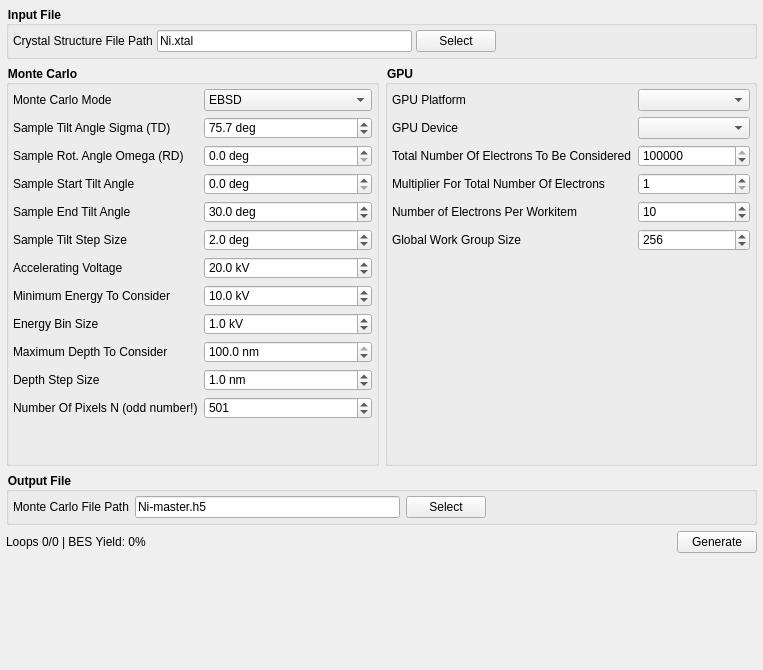
<?xml version="1.0" encoding="UTF-8"?>
<ui version="4.0">
 <class>MonteCarloSimulation_UI</class>
 <widget class="QWidget" name="MonteCarloSimulation_UI">
  <property name="geometry">
   <rect>
    <x>0</x>
    <y>0</y>
    <width>763</width>
    <height>670</height>
   </rect>
  </property>
  <property name="windowTitle">
   <string>Monte Carlo Simulation</string>
  </property>
  <property name="styleSheet">
   <string notr="true">QGroupBox
{
	font-weight: bold;
}</string>
  </property>
  <layout class="QGridLayout" name="gridLayout_7">
   <property name="leftMargin">
    <number>6</number>
   </property>
   <property name="topMargin">
    <number>6</number>
   </property>
   <property name="rightMargin">
    <number>6</number>
   </property>
   <property name="bottomMargin">
    <number>6</number>
   </property>
   <item row="4" column="0" colspan="2">
    <layout class="QHBoxLayout" name="horizontalLayout">
     <item>
      <widget class="QLabel" name="mcProgressLabel">
       <property name="text">
        <string>Loops 0/0 | BES Yield: 0%</string>
       </property>
      </widget>
     </item>
     <item>
      <spacer name="horizontalSpacer_2">
       <property name="orientation">
        <enum>Qt::Horizontal</enum>
       </property>
       <property name="sizeHint" stdset="0">
        <size>
         <width>40</width>
         <height>20</height>
        </size>
       </property>
      </spacer>
     </item>
     <item>
      <widget class="QPushButton" name="createMonteCarloBtn">
       <property name="text">
        <string>Generate</string>
       </property>
      </widget>
     </item>
    </layout>
   </item>
   <item row="5" column="0">
    <spacer name="verticalSpacer_3">
     <property name="orientation">
      <enum>Qt::Vertical</enum>
     </property>
     <property name="sizeHint" stdset="0">
      <size>
       <width>20</width>
       <height>40</height>
      </size>
     </property>
    </spacer>
   </item>
   <item row="2" column="0">
    <widget class="QGroupBox" name="monteCarloGrpBox">
     <property name="title">
      <string>Monte Carlo</string>
     </property>
     <layout class="QGridLayout" name="gridLayout_4" columnstretch="0,0">
      <property name="leftMargin">
       <number>4</number>
      </property>
      <property name="topMargin">
       <number>4</number>
      </property>
      <property name="rightMargin">
       <number>4</number>
      </property>
      <property name="bottomMargin">
       <number>4</number>
      </property>
      <item row="10" column="1">
       <widget class="QDoubleSpinBox" name="depthStepSizeSB">
        <property name="sizePolicy">
         <sizepolicy hsizetype="Preferred" vsizetype="Fixed">
          <horstretch>0</horstretch>
          <verstretch>0</verstretch>
         </sizepolicy>
        </property>
        <property name="suffix">
         <string> nm</string>
        </property>
        <property name="decimals">
         <number>1</number>
        </property>
        <property name="value">
         <double>1.000000000000000</double>
        </property>
       </widget>
      </item>
      <item row="2" column="0">
       <widget class="QLabel" name="sampleRotAngleOmegaLabel">
        <property name="text">
         <string>Sample Rot. Angle Omega (RD)</string>
        </property>
       </widget>
      </item>
      <item row="4" column="1">
       <widget class="QDoubleSpinBox" name="sampleEndTiltAngleSB">
        <property name="sizePolicy">
         <sizepolicy hsizetype="Preferred" vsizetype="Fixed">
          <horstretch>0</horstretch>
          <verstretch>0</verstretch>
         </sizepolicy>
        </property>
        <property name="suffix">
         <string> deg</string>
        </property>
        <property name="decimals">
         <number>1</number>
        </property>
        <property name="singleStep">
         <double>0.100000000000000</double>
        </property>
        <property name="value">
         <double>30.000000000000000</double>
        </property>
       </widget>
      </item>
      <item row="2" column="1">
       <widget class="QDoubleSpinBox" name="sampleRotAngleOmegaSB">
        <property name="sizePolicy">
         <sizepolicy hsizetype="Preferred" vsizetype="Fixed">
          <horstretch>0</horstretch>
          <verstretch>0</verstretch>
         </sizepolicy>
        </property>
        <property name="suffix">
         <string> deg</string>
        </property>
        <property name="decimals">
         <number>1</number>
        </property>
        <property name="singleStep">
         <double>0.100000000000000</double>
        </property>
        <property name="value">
         <double>0.000000000000000</double>
        </property>
       </widget>
      </item>
      <item row="6" column="0">
       <widget class="QLabel" name="cLabel">
        <property name="text">
         <string>Accelerating Voltage</string>
        </property>
       </widget>
      </item>
      <item row="6" column="1">
       <widget class="QDoubleSpinBox" name="acceleratingVoltageSB">
        <property name="sizePolicy">
         <sizepolicy hsizetype="Preferred" vsizetype="Fixed">
          <horstretch>0</horstretch>
          <verstretch>0</verstretch>
         </sizepolicy>
        </property>
        <property name="suffix">
         <string> kV</string>
        </property>
        <property name="decimals">
         <number>1</number>
        </property>
        <property name="singleStep">
         <double>0.100000000000000</double>
        </property>
        <property name="value">
         <double>20.000000000000000</double>
        </property>
       </widget>
      </item>
      <item row="11" column="0">
       <widget class="QLabel" name="gammaLabel_3">
        <property name="text">
         <string>Number Of Pixels N (odd number!)</string>
        </property>
       </widget>
      </item>
      <item row="5" column="0">
       <widget class="QLabel" name="sampleTiltStepSizeLabel">
        <property name="text">
         <string>Sample Tilt Step Size</string>
        </property>
       </widget>
      </item>
      <item row="11" column="1">
       <widget class="QSpinBox" name="numOfPixelsNSB">
        <property name="sizePolicy">
         <sizepolicy hsizetype="Preferred" vsizetype="Fixed">
          <horstretch>0</horstretch>
          <verstretch>0</verstretch>
         </sizepolicy>
        </property>
        <property name="maximum">
         <number>502</number>
        </property>
        <property name="singleStep">
         <number>2</number>
        </property>
        <property name="value">
         <number>501</number>
        </property>
       </widget>
      </item>
      <item row="3" column="0">
       <widget class="QLabel" name="sampleStartTiltAngleLabel">
        <property name="text">
         <string>Sample Start Tilt Angle</string>
        </property>
       </widget>
      </item>
      <item row="4" column="0">
       <widget class="QLabel" name="sampleEndTiltAngleLabel">
        <property name="text">
         <string>Sample End Tilt Angle</string>
        </property>
       </widget>
      </item>
      <item row="7" column="0">
       <widget class="QLabel" name="alphaLabel">
        <property name="text">
         <string>Minimum Energy To Consider</string>
        </property>
       </widget>
      </item>
      <item row="0" column="1">
       <widget class="QComboBox" name="mcModeCB">
        <property name="sizePolicy">
         <sizepolicy hsizetype="Preferred" vsizetype="Fixed">
          <horstretch>0</horstretch>
          <verstretch>0</verstretch>
         </sizepolicy>
        </property>
        <item>
         <property name="text">
          <string>EBSD</string>
         </property>
        </item>
       </widget>
      </item>
      <item row="3" column="1">
       <widget class="QDoubleSpinBox" name="sampleStartTiltAngleSB">
        <property name="sizePolicy">
         <sizepolicy hsizetype="Preferred" vsizetype="Fixed">
          <horstretch>0</horstretch>
          <verstretch>0</verstretch>
         </sizepolicy>
        </property>
        <property name="suffix">
         <string> deg</string>
        </property>
        <property name="decimals">
         <number>1</number>
        </property>
        <property name="singleStep">
         <double>0.100000000000000</double>
        </property>
        <property name="value">
         <double>0.000000000000000</double>
        </property>
       </widget>
      </item>
      <item row="5" column="1">
       <widget class="QDoubleSpinBox" name="sampleTiltStepSizeSB">
        <property name="sizePolicy">
         <sizepolicy hsizetype="Preferred" vsizetype="Fixed">
          <horstretch>0</horstretch>
          <verstretch>0</verstretch>
         </sizepolicy>
        </property>
        <property name="suffix">
         <string> deg</string>
        </property>
        <property name="decimals">
         <number>1</number>
        </property>
        <property name="singleStep">
         <double>0.100000000000000</double>
        </property>
        <property name="value">
         <double>2.000000000000000</double>
        </property>
       </widget>
      </item>
      <item row="0" column="0">
       <widget class="QLabel" name="label">
        <property name="text">
         <string>Monte Carlo Mode</string>
        </property>
       </widget>
      </item>
      <item row="7" column="1">
       <widget class="QDoubleSpinBox" name="minEnergyConsiderSB">
        <property name="sizePolicy">
         <sizepolicy hsizetype="Preferred" vsizetype="Fixed">
          <horstretch>0</horstretch>
          <verstretch>0</verstretch>
         </sizepolicy>
        </property>
        <property name="suffix">
         <string> kV</string>
        </property>
        <property name="decimals">
         <number>1</number>
        </property>
        <property name="value">
         <double>10.000000000000000</double>
        </property>
       </widget>
      </item>
      <item row="8" column="0">
       <widget class="QLabel" name="betaLabel">
        <property name="text">
         <string>Energy Bin Size</string>
        </property>
       </widget>
      </item>
      <item row="8" column="1">
       <widget class="QDoubleSpinBox" name="energyBinSizeSB">
        <property name="sizePolicy">
         <sizepolicy hsizetype="Preferred" vsizetype="Fixed">
          <horstretch>0</horstretch>
          <verstretch>0</verstretch>
         </sizepolicy>
        </property>
        <property name="suffix">
         <string> kV</string>
        </property>
        <property name="decimals">
         <number>1</number>
        </property>
        <property name="value">
         <double>1.000000000000000</double>
        </property>
       </widget>
      </item>
      <item row="9" column="0">
       <widget class="QLabel" name="gammaLabel">
        <property name="text">
         <string>Maximum Depth To Consider</string>
        </property>
       </widget>
      </item>
      <item row="1" column="0">
       <widget class="QLabel" name="sampleTiltAngleSigLabel">
        <property name="text">
         <string>Sample Tilt Angle Sigma (TD)</string>
        </property>
       </widget>
      </item>
      <item row="10" column="0">
       <widget class="QLabel" name="gammaLabel_2">
        <property name="text">
         <string>Depth Step Size</string>
        </property>
       </widget>
      </item>
      <item row="1" column="1">
       <widget class="QDoubleSpinBox" name="sampleTiltAngleSigSB">
        <property name="sizePolicy">
         <sizepolicy hsizetype="Preferred" vsizetype="Fixed">
          <horstretch>0</horstretch>
          <verstretch>0</verstretch>
         </sizepolicy>
        </property>
        <property name="suffix">
         <string> deg</string>
        </property>
        <property name="decimals">
         <number>1</number>
        </property>
        <property name="singleStep">
         <double>0.100000000000000</double>
        </property>
        <property name="value">
         <double>75.700000000000003</double>
        </property>
       </widget>
      </item>
      <item row="9" column="1">
       <widget class="QDoubleSpinBox" name="maxDepthConsiderSB">
        <property name="sizePolicy">
         <sizepolicy hsizetype="Preferred" vsizetype="Fixed">
          <horstretch>0</horstretch>
          <verstretch>0</verstretch>
         </sizepolicy>
        </property>
        <property name="suffix">
         <string> nm</string>
        </property>
        <property name="decimals">
         <number>1</number>
        </property>
        <property name="value">
         <double>100.000000000000000</double>
        </property>
       </widget>
      </item>
      <item row="12" column="0" colspan="2">
       <spacer name="verticalSpacer_2">
        <property name="orientation">
         <enum>Qt::Vertical</enum>
        </property>
        <property name="sizeHint" stdset="0">
         <size>
          <width>20</width>
          <height>40</height>
         </size>
        </property>
       </spacer>
      </item>
     </layout>
    </widget>
   </item>
   <item row="2" column="1">
    <widget class="QGroupBox" name="gpuGrpBox">
     <property name="title">
      <string>GPU</string>
     </property>
     <layout class="QGridLayout" name="gridLayout_2" columnstretch="0,0">
      <property name="leftMargin">
       <number>4</number>
      </property>
      <property name="topMargin">
       <number>4</number>
      </property>
      <property name="rightMargin">
       <number>4</number>
      </property>
      <property name="bottomMargin">
       <number>4</number>
      </property>
      <item row="4" column="1">
       <widget class="QSpinBox" name="numOfEPerWorkitemSB">
        <property name="suffix">
         <string/>
        </property>
        <property name="minimum">
         <number>1</number>
        </property>
        <property name="maximum">
         <number>237</number>
        </property>
        <property name="value">
         <number>10</number>
        </property>
       </widget>
      </item>
      <item row="0" column="0">
       <widget class="QLabel" name="bLabel_7">
        <property name="text">
         <string>GPU Platform</string>
        </property>
       </widget>
      </item>
      <item row="0" column="1">
       <widget class="QComboBox" name="gpuPlatformCB"/>
      </item>
      <item row="1" column="0">
       <widget class="QLabel" name="bLabel_8">
        <property name="text">
         <string>GPU Device</string>
        </property>
       </widget>
      </item>
      <item row="4" column="0">
       <widget class="QLabel" name="bLabel_5">
        <property name="text">
         <string>Number of Electrons Per Workitem</string>
        </property>
       </widget>
      </item>
      <item row="5" column="1">
       <widget class="QSpinBox" name="globalWorkGroupSizeSB">
        <property name="suffix">
         <string/>
        </property>
        <property name="minimum">
         <number>1</number>
        </property>
        <property name="maximum">
         <number>1024</number>
        </property>
        <property name="value">
         <number>256</number>
        </property>
       </widget>
      </item>
      <item row="1" column="1">
       <widget class="QComboBox" name="gpuDeviceCB"/>
      </item>
      <item row="2" column="0">
       <widget class="QLabel" name="bLabel_6">
        <property name="text">
         <string>Total Number Of Electrons To Be Considered</string>
        </property>
       </widget>
      </item>
      <item row="2" column="1">
       <widget class="QSpinBox" name="totalNumOfEConsideredSB">
        <property name="suffix">
         <string/>
        </property>
        <property name="minimum">
         <number>1</number>
        </property>
        <property name="maximum">
         <number>2000000001</number>
        </property>
        <property name="value">
         <number>200000000</number>
        </property>
       </widget>
      </item>
      <item row="3" column="0">
       <widget class="QLabel" name="bLabel_9">
        <property name="text">
         <string>Multiplier For Total Number Of Electrons</string>
        </property>
       </widget>
      </item>
      <item row="5" column="0">
       <widget class="QLabel" name="bLabel_10">
        <property name="text">
         <string>Global Work Group Size</string>
        </property>
       </widget>
      </item>
      <item row="3" column="1">
       <widget class="QSpinBox" name="multiplierForTotalNumOfESB">
        <property name="suffix">
         <string/>
        </property>
        <property name="minimum">
         <number>1</number>
        </property>
        <property name="maximum">
         <number>237</number>
        </property>
       </widget>
      </item>
      <item row="6" column="0">
       <spacer name="verticalSpacer">
        <property name="orientation">
         <enum>Qt::Vertical</enum>
        </property>
        <property name="sizeHint" stdset="0">
         <size>
          <width>20</width>
          <height>40</height>
         </size>
        </property>
       </spacer>
      </item>
     </layout>
    </widget>
   </item>
   <item row="0" column="0" colspan="2">
    <widget class="QGroupBox" name="inputGrpBox">
     <property name="title">
      <string>Input File</string>
     </property>
     <layout class="QGridLayout" name="gridLayout">
      <property name="leftMargin">
       <number>4</number>
      </property>
      <property name="topMargin">
       <number>4</number>
      </property>
      <property name="rightMargin">
       <number>4</number>
      </property>
      <property name="bottomMargin">
       <number>4</number>
      </property>
      <property name="horizontalSpacing">
       <number>4</number>
      </property>
      <item row="0" column="3">
       <spacer name="horizontalSpacer">
        <property name="orientation">
         <enum>Qt::Horizontal</enum>
        </property>
        <property name="sizeHint" stdset="0">
         <size>
          <width>40</width>
          <height>20</height>
         </size>
        </property>
       </spacer>
      </item>
      <item row="0" column="1">
       <widget class="QLineEdit" name="csFilePathLE">
        <property name="text">
         <string notr="true">Ni.xtal</string>
        </property>
        <property name="placeholderText">
         <string/>
        </property>
       </widget>
      </item>
      <item row="0" column="0">
       <widget class="QLabel" name="label_10">
        <property name="text">
         <string>Crystal Structure File Path</string>
        </property>
       </widget>
      </item>
      <item row="0" column="2">
       <widget class="QPushButton" name="csSelectBtn">
        <property name="text">
         <string>Select</string>
        </property>
       </widget>
      </item>
     </layout>
    </widget>
   </item>
   <item row="3" column="0" colspan="2">
    <widget class="QGroupBox" name="outputGrpBox">
     <property name="title">
      <string>Output File</string>
     </property>
     <layout class="QGridLayout" name="gridLayout_6">
      <property name="leftMargin">
       <number>4</number>
      </property>
      <property name="topMargin">
       <number>4</number>
      </property>
      <property name="rightMargin">
       <number>4</number>
      </property>
      <property name="bottomMargin">
       <number>4</number>
      </property>
      <item row="0" column="1">
       <widget class="QLineEdit" name="mcFilePathLE">
        <property name="text">
         <string notr="true">Ni-master.h5</string>
        </property>
       </widget>
      </item>
      <item row="0" column="3">
       <spacer name="horizontalSpacer_3">
        <property name="orientation">
         <enum>Qt::Horizontal</enum>
        </property>
        <property name="sizeHint" stdset="0">
         <size>
          <width>40</width>
          <height>20</height>
         </size>
        </property>
       </spacer>
      </item>
      <item row="0" column="0">
       <widget class="QLabel" name="outputFileNameLabel">
        <property name="text">
         <string>Monte Carlo File Path</string>
        </property>
       </widget>
      </item>
      <item row="0" column="2">
       <widget class="QPushButton" name="mcSelectBtn">
        <property name="text">
         <string>Select</string>
        </property>
       </widget>
      </item>
     </layout>
    </widget>
   </item>
  </layout>
 </widget>
 <tabstops>
  <tabstop>csFilePathLE</tabstop>
  <tabstop>csSelectBtn</tabstop>
  <tabstop>mcModeCB</tabstop>
  <tabstop>sampleTiltAngleSigSB</tabstop>
  <tabstop>sampleRotAngleOmegaSB</tabstop>
  <tabstop>sampleStartTiltAngleSB</tabstop>
  <tabstop>sampleEndTiltAngleSB</tabstop>
  <tabstop>sampleTiltStepSizeSB</tabstop>
  <tabstop>acceleratingVoltageSB</tabstop>
  <tabstop>minEnergyConsiderSB</tabstop>
  <tabstop>energyBinSizeSB</tabstop>
  <tabstop>maxDepthConsiderSB</tabstop>
  <tabstop>depthStepSizeSB</tabstop>
  <tabstop>numOfPixelsNSB</tabstop>
  <tabstop>gpuPlatformCB</tabstop>
  <tabstop>gpuDeviceCB</tabstop>
  <tabstop>totalNumOfEConsideredSB</tabstop>
  <tabstop>multiplierForTotalNumOfESB</tabstop>
  <tabstop>numOfEPerWorkitemSB</tabstop>
  <tabstop>globalWorkGroupSizeSB</tabstop>
  <tabstop>mcFilePathLE</tabstop>
  <tabstop>mcSelectBtn</tabstop>
  <tabstop>createMonteCarloBtn</tabstop>
 </tabstops>
 <resources/>
 <connections/>
</ui>
